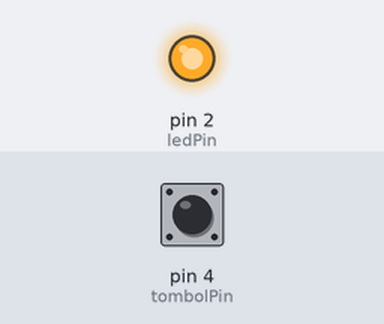
The sketch below on a simulated Arduino Uno, built with avr-gcc and run on an emulated ATmega328P. Shown: output pins drawn as LEDs (lit = HIGH). Dashed ring = blinking. Inputs (shaded band) come from the test bench; at power-on: pin 4 (tombolPin) HIGH.

Above: at 1.2 s.
1.3 s: pin 4 (tombolPin) pulled LOW for 3.2 s
At 1.7 s:
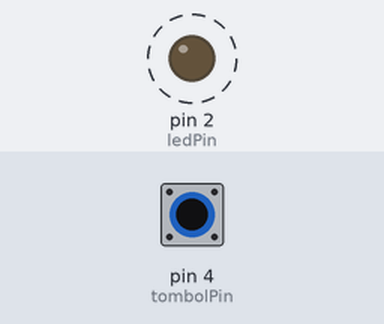
Timing chart, 0 to 6.3 s (numbered marks = the images above; inputs shaded):
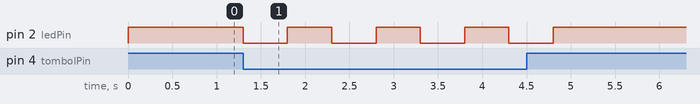

The sketch:

Tugas.ino
```cpp
#define tombolPin 4
#define ledPin 2

void setup() {
  // put your setup code here, to run once:
  pinMode(tombolPin, INPUT_PULLUP);
  pinMode(ledPin, OUTPUT);
}

void loop() {
  // put your main code here, to run repeatedly:
  int kondisiTombol = digitalRead(tombolPin);
  if (kondisiTombol == LOW) {
    digitalWrite(ledPin, 0);
    delay(500);
    digitalWrite(ledPin,1);
    delay(500);
  } else (kondisiTombol == HIGH);
  digitalWrite(ledPin, 1);
}
```

Measured:
- after the input at 1.3 s, pin 2 (ledPin): alternates HIGH for 0.50 s and LOW for 0.50 s, 8 changes in all, then stays HIGH, starting at once
